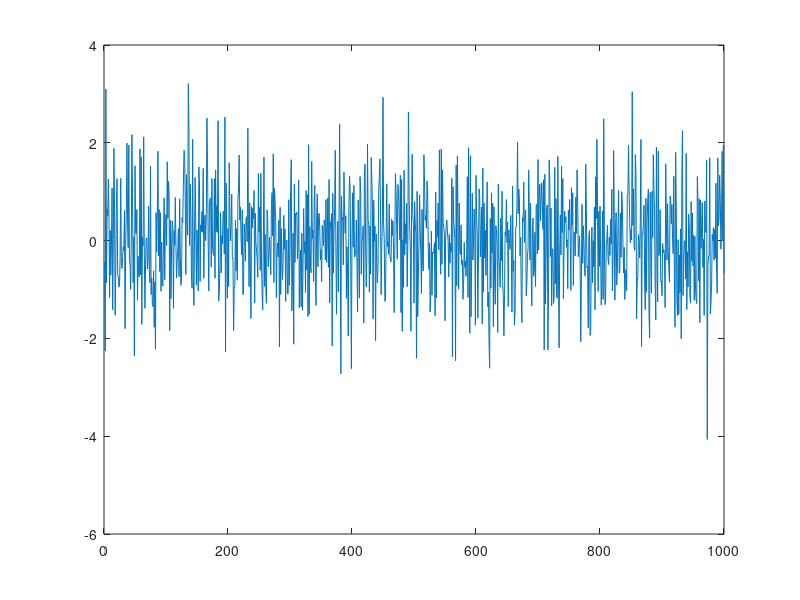

This chart was generated by the following MATLAB code:
clear all;
close all;
L = 1000;
V = randn(1,L) * (0.2)^0.5;
uu = randn(1,L);
yy = zeros(1,L);
for ii = 3:L
    yy(ii) = uu(ii-1) + 0.5 * uu(ii-2) + V(ii)-1.5 * yy(ii-1)-0.7 * yy(ii-2);
end

A=[(uu(2:L-1))',(uu(1:L-2))',(-yy(2:L-1))',(-yy(1:L-2))'];
b=yy(3:end)';
x=pinv(A) * b;
figure, plot(uu);